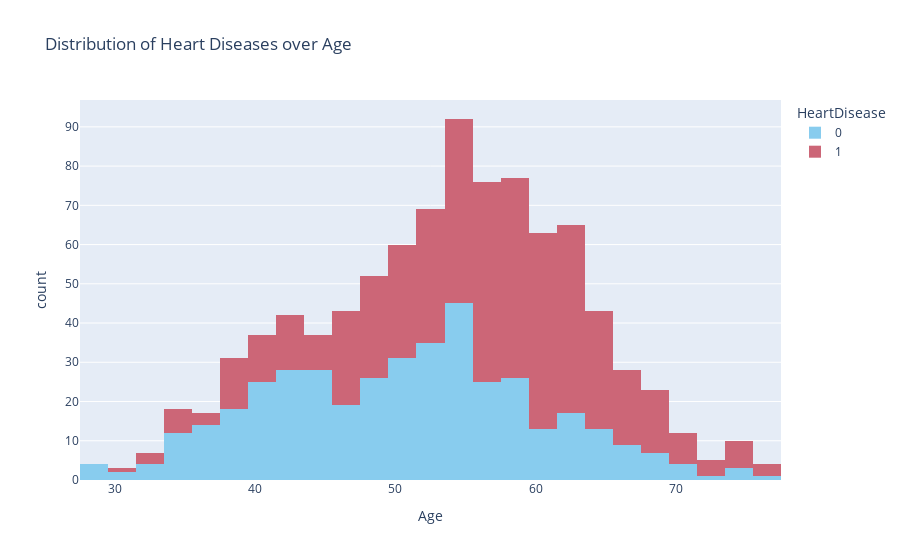

Notebook source saved alongside this figure:
### Code cell
fig = px.histogram(df, x="Age", color="HeartDisease", nbins=30, 
                   title="Distribution of Heart Diseases over Age", 
                   color_discrete_sequence=px.colors.qualitative.Safe)
fig.show()

### Figure 1 — Plotly figure (JSON) as saved in the notebook; plotly's stock layout.template omitted (floating-point values rounded to 4 significant figures; data arrays with more than 128 entries replaced by an {"elided": "..."} marker saying what was removed)
{"data": [{"alignmentgroup": "True", "bingroup": "x", "hovertemplate": "HeartDisease=0<br>Age=%{x}<br>count=%{y}<extra></extra>", "legendgroup": "0", "marker": {"color": "rgb(136, 204, 238)", "pattern": {"shape": ""}}, "name": "0", "nbinsx": 30, "offsetgroup": "0", "orientation": "v", "showlegend": true, "type": "histogram", "x": {"elided": "410 int values"}, "xaxis": "x", "yaxis": "y"}, {"alignmentgroup": "True", "bingroup": "x", "hovertemplate": "HeartDisease=1<br>Age=%{x}<br>count=%{y}<extra></extra>", "legendgroup": "1", "marker": {"color": "rgb(204, 102, 119)", "pattern": {"shape": ""}}, "name": "1", "nbinsx": 30, "offsetgroup": "1", "orientation": "v", "showlegend": true, "type": "histogram", "x": {"elided": "508 int values"}, "xaxis": "x", "yaxis": "y"}], "layout": {"barmode": "relative", "legend": {"title": {"text": "HeartDisease"}, "tracegroupgap": 0}, "title": {"text": "Distribution of Heart Diseases over Age"}, "xaxis": {"anchor": "y", "domain": [0, 1], "title": {"text": "Age"}}, "yaxis": {"anchor": "x", "domain": [0, 1], "title": {"text": "count"}}}}
